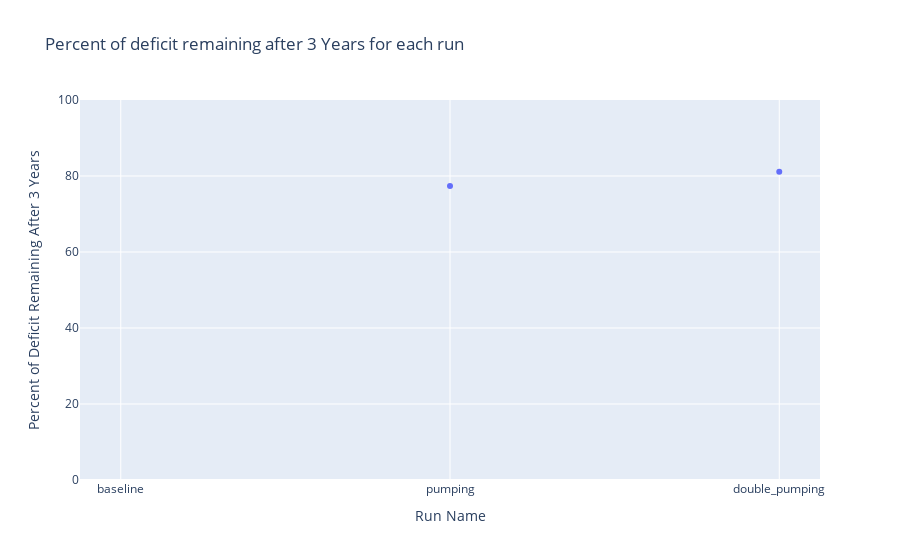

Notebook code cell kept with this figure:
### Code cell
percent_of_deficit_remaining = (ending_storage_deficits / starting_storage_deficits) * 100.0
px.scatter(x=run_names, y=percent_of_deficit_remaining,
       labels={"x": "Run Name", "y": "Percent of Deficit Remaining After 3 Years"},
       title="Percent of deficit remaining after 3 Years for each run",
       range_y=[0, 100],
       ).show()

### Figure 1 — Plotly figure (JSON) as saved in the notebook; plotly's stock layout.template omitted (floating-point values rounded to 4 significant figures)
{"data": [{"hovertemplate": "Run Name=%{x}<br>Percent of Deficit Remaining After 3 Years=%{y}<extra></extra>", "legendgroup": "", "marker": {"color": "#636efa", "symbol": "circle"}, "mode": "markers", "name": "", "orientation": "v", "showlegend": false, "type": "scatter", "x": ["baseline", "pumping", "double_pumping"], "xaxis": "x", "y": [NaN, 77.39, 81.11], "yaxis": "y"}], "layout": {"legend": {"tracegroupgap": 0}, "title": {"text": "Percent of deficit remaining after 3 Years for each run"}, "xaxis": {"anchor": "y", "domain": [0, 1], "title": {"text": "Run Name"}}, "yaxis": {"anchor": "x", "domain": [0, 1], "range": [0, 100], "title": {"text": "Percent of Deficit Remaining After 3 Years"}}}}
